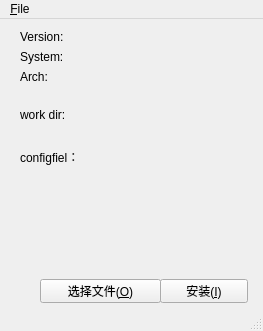
<?xml version="1.0" encoding="UTF-8"?>
<ui version="4.0">
 <class>MainWindow</class>
 <widget class="QMainWindow" name="MainWindow">
  <property name="geometry">
   <rect>
    <x>0</x>
    <y>0</y>
    <width>263</width>
    <height>331</height>
   </rect>
  </property>
  <property name="windowTitle">
   <string>MainWindow</string>
  </property>
  <widget class="QWidget" name="centralwidget">
   <widget class="QPushButton" name="InstallButton">
    <property name="geometry">
     <rect>
      <x>160</x>
      <y>260</y>
      <width>88</width>
      <height>24</height>
     </rect>
    </property>
    <property name="text">
     <string>安装(&amp;I)</string>
    </property>
   </widget>
   <widget class="QPushButton" name="selectButton">
    <property name="geometry">
     <rect>
      <x>40</x>
      <y>260</y>
      <width>121</width>
      <height>24</height>
     </rect>
    </property>
    <property name="text">
     <string>选择文件(&amp;O)</string>
    </property>
   </widget>
   <widget class="QLabel" name="conf">
    <property name="geometry">
     <rect>
      <x>20</x>
      <y>130</y>
      <width>101</width>
      <height>16</height>
     </rect>
    </property>
    <property name="text">
     <string>configfiel：</string>
    </property>
   </widget>
   <widget class="QLabel" name="fileNameLabel">
    <property name="geometry">
     <rect>
      <x>20</x>
      <y>150</y>
      <width>221</width>
      <height>61</height>
     </rect>
    </property>
    <property name="text">
     <string/>
    </property>
    <property name="wordWrap">
     <bool>true</bool>
    </property>
   </widget>
   <widget class="QLabel" name="system">
    <property name="geometry">
     <rect>
      <x>20</x>
      <y>30</y>
      <width>211</width>
      <height>16</height>
     </rect>
    </property>
    <property name="text">
     <string>System:</string>
    </property>
   </widget>
   <widget class="QLabel" name="arch">
    <property name="geometry">
     <rect>
      <x>20</x>
      <y>50</y>
      <width>211</width>
      <height>16</height>
     </rect>
    </property>
    <property name="text">
     <string>Arch:</string>
    </property>
   </widget>
   <widget class="QLabel" name="work_dir">
    <property name="geometry">
     <rect>
      <x>20</x>
      <y>70</y>
      <width>221</width>
      <height>51</height>
     </rect>
    </property>
    <property name="text">
     <string>work dir:</string>
    </property>
    <property name="wordWrap">
     <bool>true</bool>
    </property>
   </widget>
   <widget class="QLabel" name="version">
    <property name="geometry">
     <rect>
      <x>20</x>
      <y>10</y>
      <width>201</width>
      <height>16</height>
     </rect>
    </property>
    <property name="text">
     <string>Version:</string>
    </property>
   </widget>
  </widget>
  <widget class="QMenuBar" name="menubar">
   <property name="geometry">
    <rect>
     <x>0</x>
     <y>0</y>
     <width>263</width>
     <height>21</height>
    </rect>
   </property>
   <widget class="QMenu" name="menuADC">
    <property name="title">
     <string>&amp;File</string>
    </property>
    <addaction name="actionADC"/>
   </widget>
   <addaction name="menuADC"/>
  </widget>
  <widget class="QStatusBar" name="statusbar"/>
  <action name="actionADC">
   <property name="text">
    <string>&amp;Open File(^O)</string>
   </property>
   <property name="shortcut">
    <string>Ctrl+O</string>
   </property>
   <property name="shortcutVisibleInContextMenu">
    <bool>true</bool>
   </property>
  </action>
 </widget>
 <resources/>
 <connections/>
</ui>
